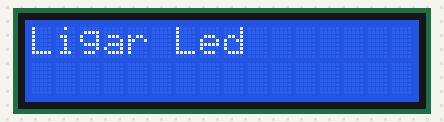
This sketch was run on a simulated ESP32. Shown: 16×2 character LCD.

Above: at 0.1 s.
At 2.2 s:
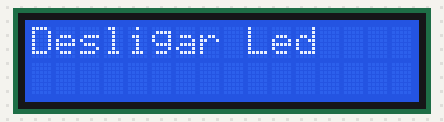

The sketch:

TesteIo.ino
```cpp
#include <Wire.h>
#include <LiquidCrystal_I2C.h>
#include "EmonLib.h"


EnergyMonitor SCT013;
LiquidCrystal_I2C lcd(0x27, 16, 2);

int pinSCT = 15;
int tensao = 110;
int potencia;


void setup() {
  pinMode(pinSCT, OUTPUT);
  SCT013.current(pinSCT, 0);
 lcd.init();
 lcd.backlight();
 lcd.setCursor(0, 0);
 lcd.print("ENG. DA COMPUT..");
}

void loop() {

lcd.clear();
 lcd.setCursor(0, 0);
 lcd.print("Ligar Led");
  digitalWrite(pinSCT, HIGH);
 delay(2000);
 lcd.clear();
 lcd.setCursor(0, 0);
 lcd.print("Desligar Led");
  digitalWrite(pinSCT, LOW);
 delay(2000);


}
```

Measured:
- what the display in image 1 shows lasts 2.0 s, from 2.1 s to 4.1 s
